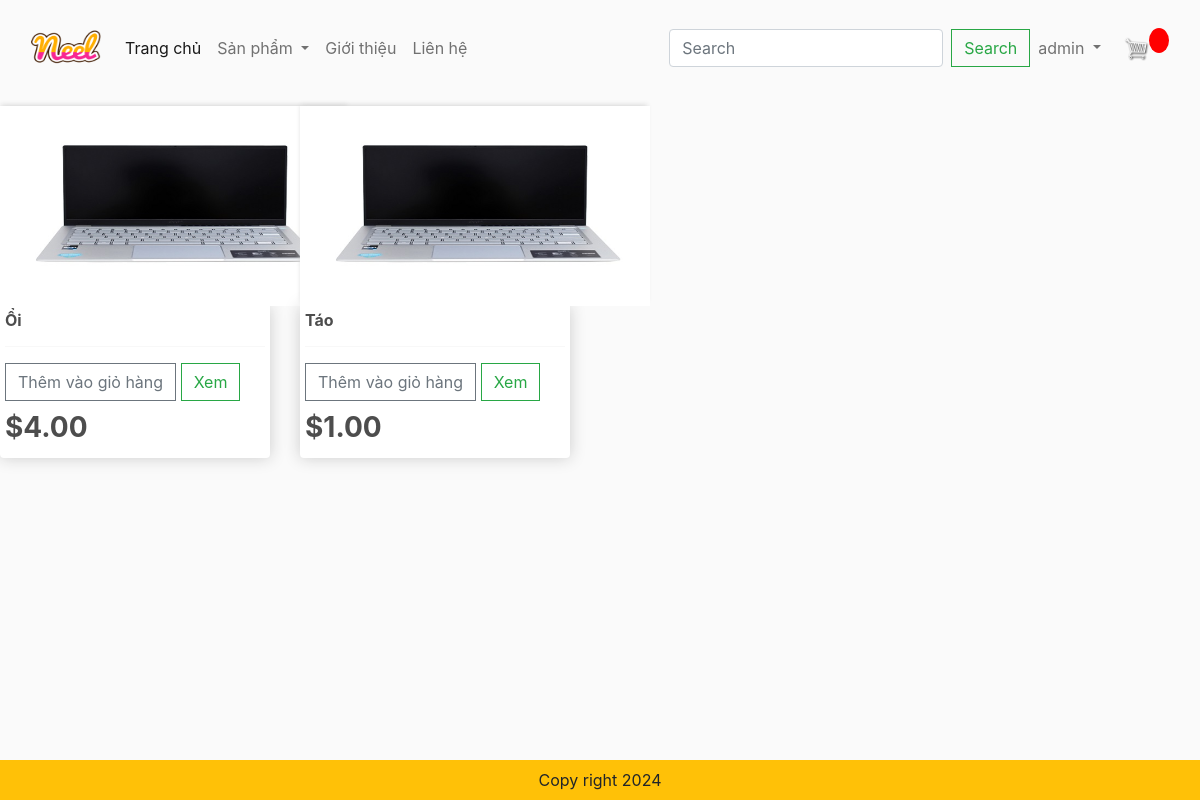
/category/?category=food (signed in), run on the app's committed database.
### app/models.py (models this page shows, shortened)
class Product(models.Model):
    category = models.ManyToManyField(Category,related_name='product')
    name = models.CharField(max_length=200,null=True)
    price = models.FloatField()
    digital = models.BooleanField(default=False,null=True,blank=False)
    image = models.ImageField(null=True,blank=True)
    @property
    def ImageURL(self):
        try:
            url = self.image.url
        except:
            url = ''
        return url

### app/views.py (the view)
# urls.py: path("category/", views.category, name= "category"),
def category(request):
    categories = Category.objects.filter(is_sub = False)
    active_category = request.GET.get('category','')
    if active_category:
        products = Product.objects.filter(category__slug = active_category)
    context = {'categories':categories,'products':products,'active_category':active_category}
    return render(request,'app/category.html',context)

### app/templates/app/category.html (shortened to what this page needs)
{% extends "app/base.html" %}
{%load static%}
        {% block register%}
        <div class="row" style="width:100%">
            {% for product in products %}
            <div class="col-lg-3">
                <img class="thumbnail" src="{{product.ImageURL}}">
                <div class="box-element product ">
                  <h6><strong>{{product.name}}</strong></h6>
                  <hr>
                      <button data-product={{product.id}} data-action="add" class="btn btn-outline-secondary add-btn update-cart">Thêm vào giỏ hàng</button>
                      <a class="btn btn-outline-success" href="#">Xem</a>
                      <h3 style="margin-top: 10px;"><strong>${{product.price | floatformat:2}}</strong></h3>
                </div>
            </div>
            {% endfor register %}
          </div>
        {% endblock %}

### app/templates/app/base.html (shortened to what this page needs)
{% load static %}
<!DOCTYPE html>
<html>
    <head>
        <link href="https://cdn.jsdelivr.net/npm/bootstrap@5.2.3/dist/css/bootstrap.min.css" rel="stylesheet">
        <link href="{% static 'app/css/style.css'%}" rel="stylesheet"/>
        <link href="{% static 'app/css/owl.carousel.min.css'%}" rel="stylesheet"/>
        <link href="{% static 'app/css/all.min.css'%}" rel="stylesheet"/>
        <link rel="stylesheet" href="https://stackpath.bootstrapcdn.com/bootstrap/4.3.1/css/bootstrap.min.css">
        <link href="https://cdnjs.cloudflare.com/ajax/libs/font-awesome/5.15.4/css/all.min.css" rel="stylesheet">
        <link type="text/css" href="{% static 'app/css/main.css'%}" rel="stylesheet"/>
        <link rel="stylesheet" href="">
    </head>
    <body>
        <nav class="navbar navbar-expand-lg bg-body-tertiary">
            <div class="container-fluid">
              <a class="navbar-brand" href="{% url 'home' %}">
                <img src= "{%static 'app/images/Neel.png'%}" width="70" height="70"/>
              </a>
              <div class="collapse navbar-collapse" id="navbarSupportedContent">
                <ul class="navbar-nav me-auto mb-2 mb-lg-0">
                  <li class="nav-item">
                    <a class="nav-link active" aria-current="page" href="{% url 'home' %}">Trang chủ</a>
                  </li>
                  <li class="nav-item dropdown">
                    <a class="nav-link dropdown-toggle" href="#" role="button" data-bs-toggle="dropdown" aria-expanded="false">
                      Sản phẩm
                    </a>
                  </li>
                  <li class="nav-item">
                    <a class="nav-link" href="#">Giới thiệu</a>
                  </li>
                  <li class="nav-item">
                    <a class="nav-link" href="#">Liên hệ</a>
                  </li>
                </ul>
                <form class="d-flex" role="search" method ="POST" action = "{% url 'search' %}">
                  <input class="form-control me-2" type="search" placeholder="Search" aria-label="Search" name = "searched">
                  <button class="btn btn-outline-success" type="submit">Search</button>
                </form>
              </div>
              <ul class="navbar-nav me-auto mb-2 mb-lg-0">
              {% if user.is_authenticated %}
                <li class="nav-item dropdown">
                  <a class="nav-link dropdown-toggle" href="#" role="button" data-bs-toggle="dropdown" aria-expanded="false">
                    {{request.user}}
                  </a>
                </li>
                <div class="form-inline my-2 my-lg-0">
                  <a href="{% url 'cart'%}"><img id ="cart-icon" src = "{% static 'app/images/cart.png' %}"/></a>
                  <p id="cart-total">{{cartItems}}</p>
                </div>
              {% endif %}
              </ul>
            </div>
          </nav>
     {% block register %}{% endblock register %}
      <footer class="container--fluid bg-warning text-center fixed-bottom p-2 mt-5">
        Copy right 2024
      </footer>
    </body>
</html>

### app/static/app/css/main.css (style rules this page uses)
body { background-color: hsl(0, 0%, 98%); }
h1,h2,h3,h4,h5,h6 { color:hsl(0, 0%, 30%); }
.box-element { box-shadow:hsl(0, 0%, 80%) 0 0 16px; background-color: #fff; border-radius: 4px; padding: 5px; }
.thumbnail { width: 350px; height:200px; -webkit-box-shadow: -1px -3px 5px -2px rgba(214,214,214,1); -moz-box-shadow: -1px -3px 5px -2px rgba(214,214,214,1); box-shadow: -1px -3px 5px -2px rgba(214,214,214,1); }
.product { border-radius: 0 0 4px 4px; }
#cart-icon { width:25px; display: inline-block; margin-left: 15px; }
#cart-total { display: block; text-align: center; color:#fff; background-color: red; width: 20px; height: 25px; border-radius: 50%; font-size: 14px; }
.col-lg-3, .col-lg-4, .col-lg-6, .col-lg-8, .col-lg-12 { margin-top: 10px; }
.btn { border-radius: 0; }

### data on the page
Product: ImageURL (picture), name "Ổi", price "4.00"
Product: ImageURL (picture), name "Táo", price "1.00"

### other printed values
{{ request.user }} "admin"
